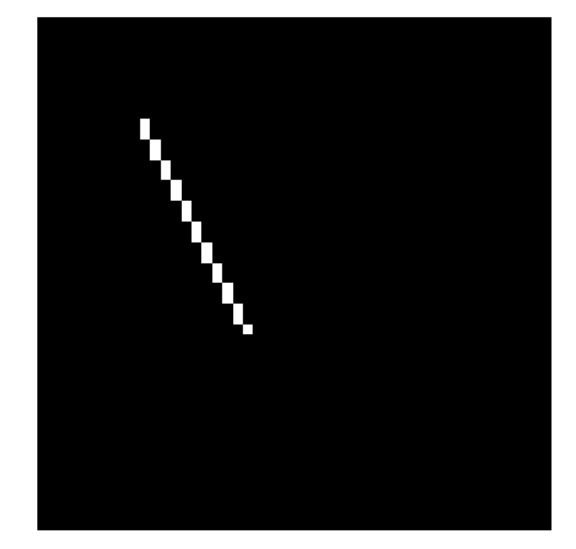

This chart was generated by the following Python code:
import matplotlib.pyplot as plt
import numpy as np

# Функция для рисования прямой линии с использованием алгоритма Брезенхема
def draw_line(x1, y1, x2, y2, image):
    dx = abs(x2 - x1)
    dy = abs(y2 - y1)
    steep = dy > dx
    if steep:
        x1, y1 = y1, x1
        x2, y2 = y2, x2
    if x1 > x2:
        x1, x2 = x2, x1
        y1, y2 = y2, y1
    dx = abs(x2 - x1)
    dy = abs(y2 - y1)
    error = int(dx / 2)
    y_step = 1 if y1 < y2 else -1
    y = y1
    for x in range(x1, x2 + 1):
        coord = (y, x) if steep else (x, y)
        image[coord] = 1
        error -= dy
        if error < 0:
            y += y_step
            error += dx

# Запрос размера изображения у пользователя
width = 50
height = 50

# Создаем изображение с заданными размерами
image = np.zeros((height, width), dtype=np.uint8)

# Запрос координат начальной и конечной точек у пользователя
x1 = 10
y1 = 10
x2 = 30
y2 = 20

# Вызываем функцию для рисования линии
draw_line(x1, y1, x2, y2, image)

# Отображаем изображение
plt.imshow(image, cmap='gray')
plt.axis('off')
plt.show()
